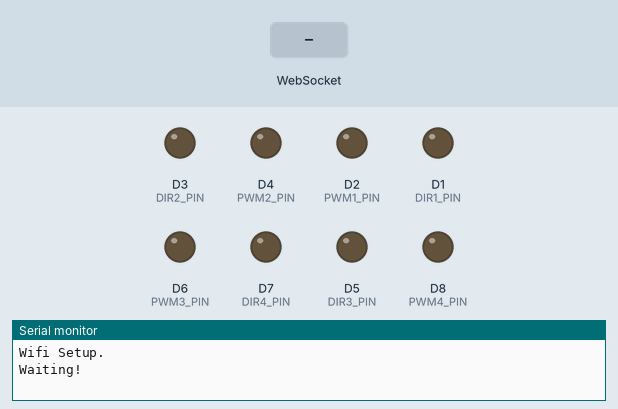
Bench run of a program on a simulated ESP8266 (NodeMCU). Parts: output pins drawn as LEDs (lit = HIGH), the last lines printed to the serial monitor. The inputs (shaded band) are chosen by the test bench.

Above: at 2.2 s.
2.3 s: WebSocket text "forward" received
At 3.2 s:
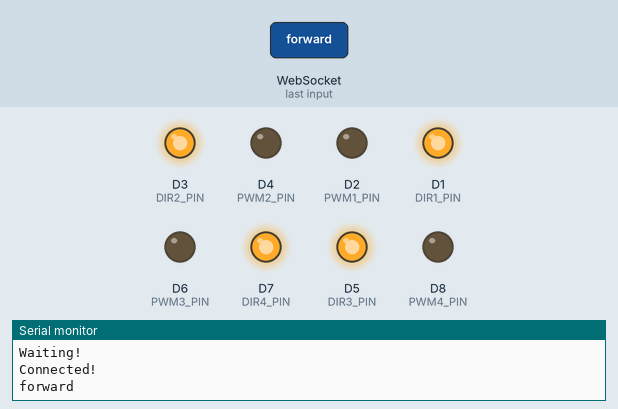
3.8 s: WebSocket text "backward" received
At 4.3 s:
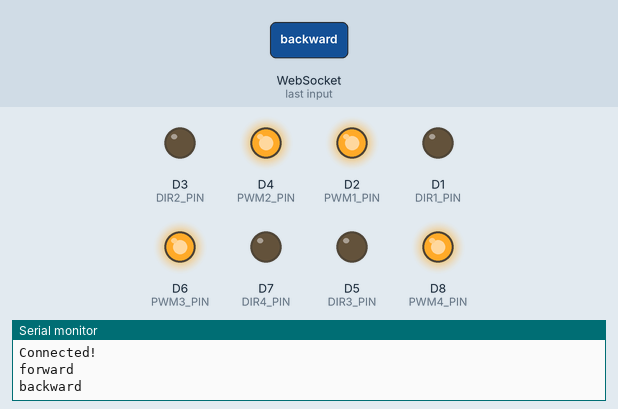
5.3 s: WebSocket text "left" received
At 6.5 s:
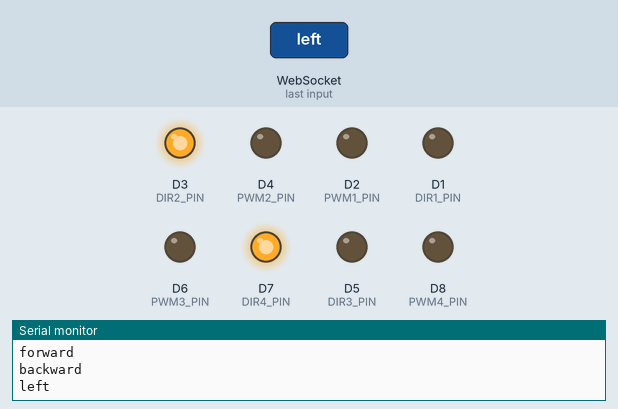
6.8 s: WebSocket text "right" received
At 7.8 s:
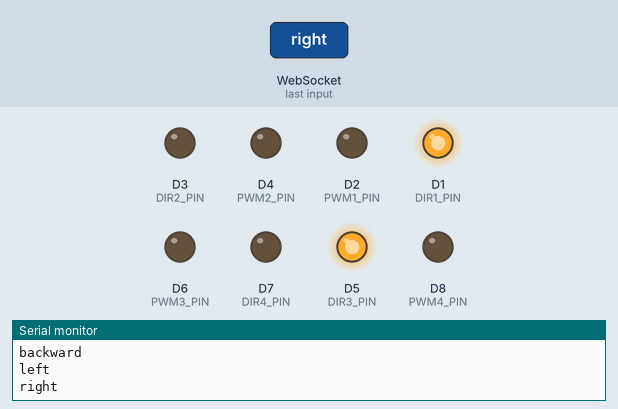
Timing chart, 0 to 9.3 s (numbered marks = the images above; inputs shaded):
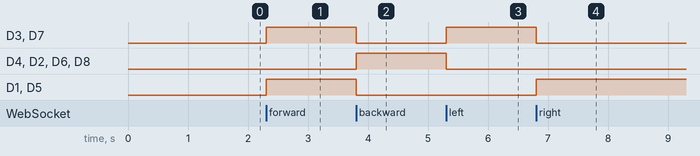

Measured:
- after the input at 2.3 s, D3 (DIR2_PIN), D1 (DIR1_PIN), D7 (DIR4_PIN), D5 (DIR3_PIN): LOW → HIGH at once
- after the input at 3.8 s, D3 (DIR2_PIN), D1 (DIR1_PIN), D7 (DIR4_PIN), D5 (DIR3_PIN): HIGH → LOW at once; D4 (PWM2_PIN), D2 (PWM1_PIN), D6 (PWM3_PIN), D8 (PWM4_PIN): LOW → HIGH at once
- after the input at 5.3 s, D3 (DIR2_PIN), D7 (DIR4_PIN): LOW → HIGH at once; D4 (PWM2_PIN), D2 (PWM1_PIN), D6 (PWM3_PIN), D8 (PWM4_PIN): HIGH → LOW at once
- after the input at 6.8 s, D3 (DIR2_PIN), D7 (DIR4_PIN): HIGH → LOW at once; D1 (DIR1_PIN), D5 (DIR3_PIN): LOW → HIGH at once

The program:

main.cpp
```cpp
#include "ESP8266WiFi.h"
#include "WebSocketsClient.h"
#include "Adafruit_SSD1306.h"
#include "WebSocketsServer.h"


const char *ssid = "Car";

#define SCREEN_WIDTH 128
#define SCREEN_HEIGHT 32

#define OLED_RESET     (-1)

#define SCREEN_ADDRESS 0x3C


#define EN1 D1
#define EN2 D3
#define EN3 D5
#define EN4 D7

#define DIR1_PIN D1
#define PWM1_PIN D2
#define DIR2_PIN D3
#define PWM2_PIN D4
#define DIR3_PIN D5
#define PWM3_PIN D6
#define DIR4_PIN D7
#define PWM4_PIN D8

#define PWM_PRECISION 255

Adafruit_SSD1306 display(SCREEN_WIDTH, SCREEN_HEIGHT, &Wire, OLED_RESET);

WebSocketsServer webSocket = WebSocketsServer(8080);;


void drawText(const String &text) {
//    int16_t x1;
//    int16_t y1;
//    uint16_t width;
//    uint16_t height;
//    display.clearDisplay();
//    display.setTextSize(1);      // Normal 1:1 pixel scale
//    display.setTextColor(SSD1306_WHITE); // Draw white text
//    display.getTextBounds(text, 0, 0, &x1, &y1, &width, &height);
//    display.setCursor((SCREEN_WIDTH - width) / 2, (SCREEN_HEIGHT - height) / 2);
//    display.cp437(true);
//    display.println(text);
//    display.display();
    Serial.println(text);
}


//正转
void forwardRun() {
    digitalWrite(DIR1_PIN, HIGH);
    digitalWrite(PWM1_PIN, LOW);

    digitalWrite(DIR2_PIN, HIGH);
    digitalWrite(PWM2_PIN, LOW);
//
    digitalWrite(DIR3_PIN, HIGH);
    digitalWrite(PWM3_PIN, LOW);
//
    digitalWrite(DIR4_PIN, HIGH);
    digitalWrite(PWM4_PIN, LOW);
}


//反转
void backwardRun() {
    digitalWrite(DIR1_PIN, LOW);
    digitalWrite(PWM1_PIN, HIGH);

    digitalWrite(DIR2_PIN, LOW);
    digitalWrite(PWM2_PIN, HIGH);

    digitalWrite(DIR3_PIN, LOW);
    digitalWrite(PWM3_PIN, HIGH);

    digitalWrite(DIR4_PIN, LOW);
    digitalWrite(PWM4_PIN, HIGH);
}


//停止
void stop() {
    digitalWrite(DIR1_PIN, LOW);
    digitalWrite(PWM1_PIN, LOW);

    digitalWrite(DIR2_PIN, LOW);
    digitalWrite(PWM2_PIN, LOW);

    digitalWrite(DIR3_PIN, LOW);
    digitalWrite(PWM3_PIN, LOW);

    digitalWrite(DIR4_PIN, LOW);
    digitalWrite(PWM4_PIN, LOW);
}


void leftTurn() {
    stop();
    analogWrite(DIR2_PIN, PWM_PRECISION);
    analogWrite(DIR4_PIN, PWM_PRECISION);
}

void rightTurn() {
    stop();
    analogWrite(DIR1_PIN, PWM_PRECISION);
    analogWrite(DIR3_PIN, PWM_PRECISION);
}


void runCommand(char *command) {

    if (strcmp(command, "stop") == 0) {
        stop();
    }

    if (strcmp(command, "forward") == 0) {
        forwardRun();
    }

    if (strcmp(command, "backward") == 0) {
        backwardRun();
    }

    if (strcmp(command, "left") == 0) {
        leftTurn();
    }

    if (strcmp(command, "right") == 0) {
        rightTurn();
    }


}


void webSocketEvent(uint8_t num, WStype_t type, uint8_t *payload, size_t length) {
    switch (type) {
        case WStype_CONNECTED: {
            drawText("Connected!");
            webSocket.sendTXT(num, "Connected!");
        }
            break;
        case WStype_DISCONNECTED: {
            drawText("Waiting!");
        }
            break;
        case WStype_TEXT: {
            runCommand((char *) payload);
            drawText((char *) payload);
        }
            break;

    }
}


void setupSocket() {
    webSocket.begin();
    drawText("Waiting!");
    webSocket.onEvent(webSocketEvent);
}


void setupWifi() {
    WiFi.softAP(ssid);
    drawText("Wifi Setup.");
    delay(1000);
}

void setupOLED() {
    if (!display.begin(SSD1306_SWITCHCAPVCC, SCREEN_ADDRESS)) {
        Serial.println(F("SSD1306 allocation failed"));
        for (;;);
    }
    display.display();
    delay(1000);
}


void setupEM() {
    // 设置引脚模式
    pinMode(DIR1_PIN, OUTPUT);
    pinMode(PWM1_PIN, OUTPUT);

    pinMode(DIR2_PIN, OUTPUT);
    pinMode(PWM2_PIN, OUTPUT);

    pinMode(DIR3_PIN, OUTPUT);
    pinMode(PWM3_PIN, OUTPUT);

    pinMode(DIR4_PIN, OUTPUT);
    pinMode(PWM4_PIN, OUTPUT);
}


void setup() {
    Serial.begin(9600);
    setupWifi();
    setupEM();
    setupSocket();
}


void loop() {
    webSocket.loop();
}
```
